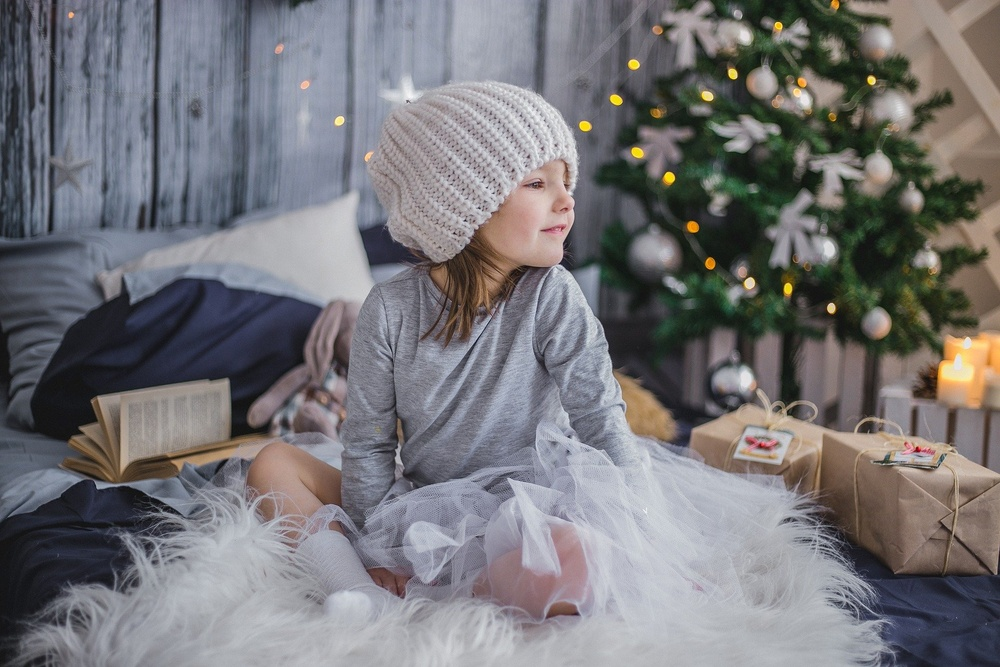
#> input picture img/girl.jpg, 1000 x 667 px, shrunk from 1920 x 1280 before the run
$ jupyter execute warpPerspective.ipynb
#> lines starting #> are read from the running program, lines starting #| are printed output that depends on the picture
# cv2.warpPerspective(src, M, dsize[, dst[, flags[, borderMode[, borderValue]]]])

### 概要

Photoshopの自由変形(Ctrl + T)実装したった

画像を射影変換する関数です

### 要点
・射影変換は任意の四角形から任意の四角形への変換をする変換

・アフィン変換は同次座標で著した場合、2 * ３の部分しか使っていないが、アフィン変換は3 * 3の全てを使うことによりより一般的(より幅の広い)表現ができるようになる

・射影変換でできることの例として　四角形を台形に　遠近感の歪みを表現　など

・第二引数に変換行列を入れる。この変換行列は3*3の行列を入れなければならない

・射影変換の変換行列を作る関数として、cv2.getPerspectiveTransform(src_pts, dst_pts)という関数がOpencvで用意されている

### 引数(公式リファレンスから引用)
**src**	        入力画像

**M**  変換行列3 * 3の変換行列でなければならない。

**dsize** 出力画像サイズ。タプルで(横幅、縦幅)の形式で入れること

**flags**    補完アルゴリズム。簡潔に説明すると、幾何学変換がなされた出力画像が入力画像から画素値を求めるアルゴリズム。
[Flagについての公式ドキュメント](https://docs.opencv.org/4.0.1/da/d54/group__imgproc__transform.html#ga5bb5a1fea74ea38e1a5445ca803ff121)

**boarderMode** 領域外に対する処理。領域外の画素はどのように扱うかを決める。
[borderModeについての公式ドキュメント](https://docs.opencv.org/4.0.1/d2/de8/group__core__array.html#ga209f2f4869e304c82d07739337eae7c5)

### 戻り値
**dst**	       入力画像と同じサイズとタイプのアフィン変換された画像

### 参考URL
[公式ドキュメント](https://docs.opencv.org/4.0.1/da/d54/group__imgproc__transform.html#gaf73673a7e8e18ec6963e3774e6a94b87)

[Python, OpenCVで幾何変換アフィン変換・射影変換など](https://note.nkmk.me/python-opencv-warp-affine-perspective/)

[cell 1]
import cv2
import matplotlib.pyplot as plt
from ipywidgets import interact
import numpy as np

[cell 2]
img  = cv2.imread("../img/girl.jpg")
#> img is the input picture: shape (667, 1000, 3); mean B, G, R 119.5, 116.4, 117.6
plt.rcParams['figure.figsize'] = (20 ,20)  #pltのサイズを変更
plt.subplots_adjust(wspace=0.3, hspace=0.2)

h = img.shape[0]
#> h = 667
w = img.shape[1]
#> w = 1000
vals = (val_start,val_end,val_step) = 1,w,1
#> vals = (1, 1000, 1); val_start = 1; val_end = 1000; val_step = 1
vals2 = (val_start,val_end,val_step) = 1,h,1
#> vals2 = (1, 667, 1); val_end = 667
#> the sliders are set to coord1_x = 500, coord1_y = 334, coord2_x = 500, coord2_y = 334, coord3_x = 500, coord3_y = 334, coord4_x = 500, coord4_y = 334


@interact(
    coord1_x = vals,
    coord1_y= vals2,
    coord2_x = vals,
    coord2_y= vals2,
    coord3_x = vals,
    coord3_y= vals2,
    coord4_x = vals,
    coord4_y= vals2,

         )


def main(
    coord1_x = 0,
    coord1_y = 0,
    coord2_x = 0,
    coord2_y = h,
    coord3_x = w,
    coord3_y = h,
    coord4_x = w,
    coord4_y = 0
):

#> called with coord1_x = 500, coord1_y = 334, coord2_x = 500, coord2_y = 334, coord3_x = 500, coord3_y = 334, coord4_x = 500, coord4_y = 334
    src_pts = np.array([[0, 0], [0, h], [w, h], [w, 0]], dtype=np.float32)#変換前の４点の座標
    dst_pts = np.array([[coord1_x, coord1_y], [coord2_x, coord2_y], [coord3_x, coord3_y], [coord4_x, coord4_y]], dtype=np.float32)#変換後の4点の座標
    mat = cv2.getPerspectiveTransform(src_pts, dst_pts)#変換行列を生成

    img2 = cv2.warpPerspective(img, mat, (w, h)) #射影変換
#> img2: shape (667, 1000, 3); every value is 0


    #元画像
    plt.subplot(2,2,1)
    plt.title("origin")
    plt.imshow(cv2.cvtColor(img, cv2.COLOR_BGR2RGB))

    #射影変換
    plt.subplot(2,2,2)
    plt.title("warpPerspective")
    plt.imshow(cv2.cvtColor(img2, cv2.COLOR_BGR2RGB))


    plt.show()
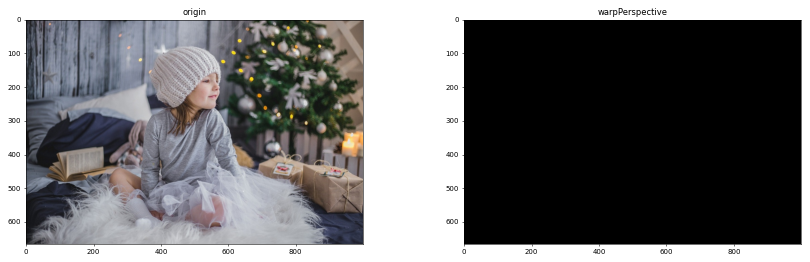
#> figure drawn by matplotlib, 2 panels


$ run again, with img/tower.jpg copied over img/girl.jpg
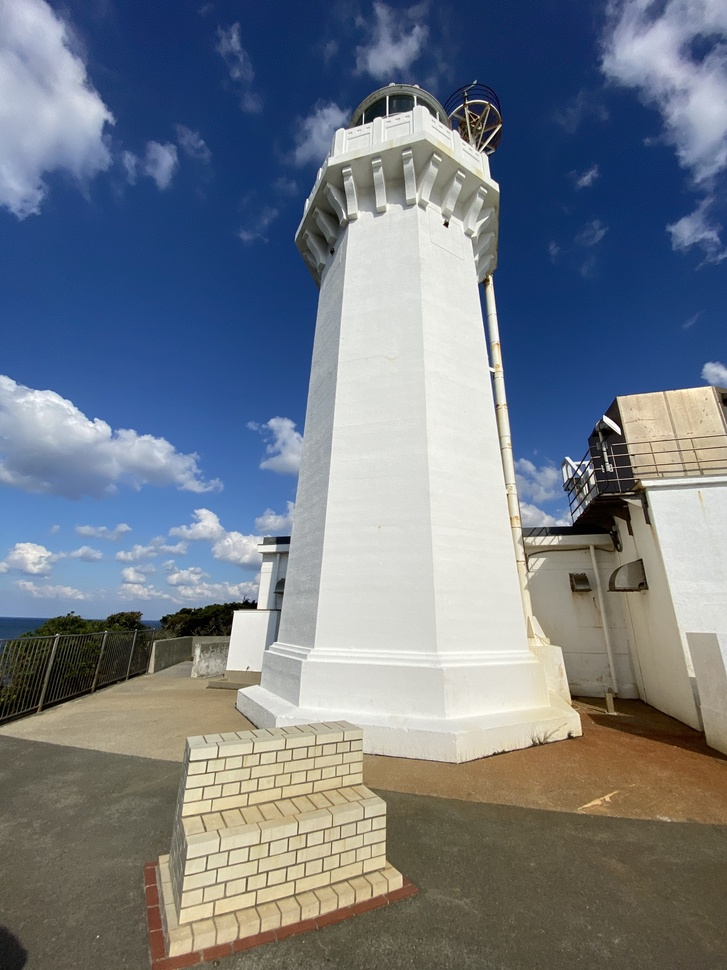
#> input picture img/tower.jpg, 727 x 970 px, shrunk from 3024 x 4032 before the run
#> img is the input picture: shape (970, 727, 3); mean B, G, R 134.8, 123.8, 115.4
#> img2: shape (970, 727, 3); every value is 0
#> in main, `plt.show()`:
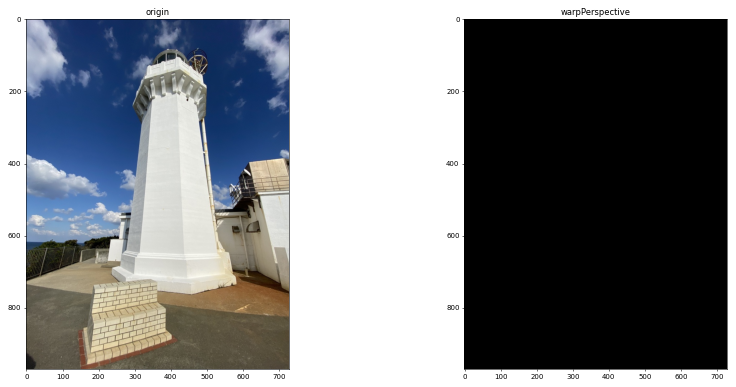
#> figure drawn by matplotlib, 2 panels
